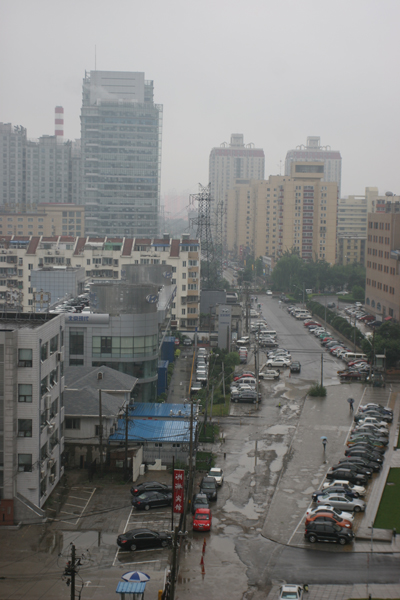
#> input picture wu.png, 400 x 600 px
$ jupyter execute homework5.ipynb   (older library calls are emulated)
#> lines starting #> are read from the running program, lines starting #| are printed output that depends on the picture
### homework5：（第4章）复现算法，并使用一些带雾图片，检验复现的效果。K. He, J. Sun and X. Tang, "Single Image Haze Removal Using Dark Channel Prior," in IEEE Transactions on Pattern Analysis and Machine Intelligence, vol. 33, no. 12, pp. 2341-2353, Dec. 2011, doi: 10.1109/TPAMI.2010.168.

[cell 1]
import cv2;
import math;
import numpy as np;
import matplotlib.pyplot as plt

[cell 2]
def darkchannel(im,sz):    #暗通道：min窗口{min_c{Ic}}
    dc=np.min(im,2)  #暗图
    DC = cv2.erode(dc,np.ones((sz,sz)))  #最小值滤波得到暗通道图，r是窗口半径
    return DC

[cell 3]
def Alight1(im,DC):  #大气光成分A：借助暗通道，从有雾图中取值
    #1.暗通道中按照亮度的大小取前0.1%的像素的位置；
    [h,w] = im.shape[:2]
    sz = h*w
    n = int(max(math.floor(sz/1000),1))
    DCv = DC.reshape(sz);
    imv = im.reshape(sz,3);
    ind = (DCv.argsort())[sz-n::];  #从小到大排序后的索引值,取后num个值的位置

    #在原始有雾图像中寻找对应的最亮的值
    A = np.zeros([1,3])
    A[0][0] = np.max(imv[ind][0])
    A[0][1] = np.max(imv[ind][1])
    A[0][2] = np.max(imv[ind][2])

    return A

[cell 4]
def Alight2(im,DC):  #大气光成分A：借助暗通道，从有雾图中取值
    #1.暗通道中按照亮度的大小取前0.1%的像素的位置；
    [h,w] = im.shape[:2]
    sz = h*w
    n = int(max(math.floor(sz/1000),1))
    DCv = DC.reshape(sz);
    imv = im.reshape(sz,3);
    ind = (DCv.argsort())[sz-n::];  #从小到大排序后的索引值,取后num个值的位置

    #2，在原始有雾图像中寻找对应的值,取均值
    A = np.zeros([1,3])
    for i in range(1,n):
       A = A + imv[ind[i]]
    A = A / n;

    return A

[cell 5]
def Alight3(im):  #大气光成分A :照亮度的大小取前0.1%的像素的平均值
    mean_perpix = np.mean(im, axis = 2).reshape(-1)
    mean_topper = mean_perpix[:int(im.shape[0] * im.shape[1] * 0.001)]
    A = np.ones([1,3])*np.mean(mean_topper)
    return A

[cell 6]
def Transmittanceestimate(im,A,sz): #透射率：
    w = 0.95;
    img = np.zeros(im.shape);
    for ind in range(0,3):
        img[:,:,ind] = im[:,:,ind]/A[0,ind]

    t = 1 - w*darkchannel(img,sz); #t=1-w*min窗口{min_c{Ic/Ac}}
    return t

[cell 7]
def Guidedfilter(im_gray,p,r,eps):  #引导滤波(I-灰度图/255;p-t)
    im=im_gray
    mean_I = cv2.boxFilter(im,cv2.CV_64F,(r,r));
    mean_p = cv2.boxFilter(p, cv2.CV_64F,(r,r));
    mean_II = cv2.boxFilter(im*im,cv2.CV_64F,(r,r));
    mean_Ip = cv2.boxFilter(im*p,cv2.CV_64F,(r,r));

    var_I   = mean_II - mean_I*mean_I;
    cov_Ip = mean_Ip - mean_I*mean_p;

    a = cov_Ip/(var_I + eps);
    b = mean_p - a*mean_I;

    mean_a = cv2.boxFilter(a,cv2.CV_64F,(r,r));
    mean_b = cv2.boxFilter(b,cv2.CV_64F,(r,r));

    q = mean_a*im + mean_b;
    return q;

[cell 8]
def Recover(im,t,A,tx):  #去雾图J=(I-A)/max(t,t0)+A
    J = np.zeros(im.shape);
    t = cv2.max(t,tx);

    for ind in range(0,3):
        J[:,:,ind] = (im[:,:,ind]-A[0,ind])/t + A[0,ind]

    return J

[cell 9]
I = cv2.imread('./wu.png')
#> I is the input picture: shape (600, 400, 3); mean B, G, R 124.4, 125.7, 125.5
im = I.astype('float64')/255
im_gray= cv2.cvtColor(I, cv2.COLOR_BGR2GRAY).astype('float64')/255

DC = darkchannel(im,15); #暗通道
#> in darkchannel, `DC = cv2.erode(dc,np.ones((sz,sz)))`:
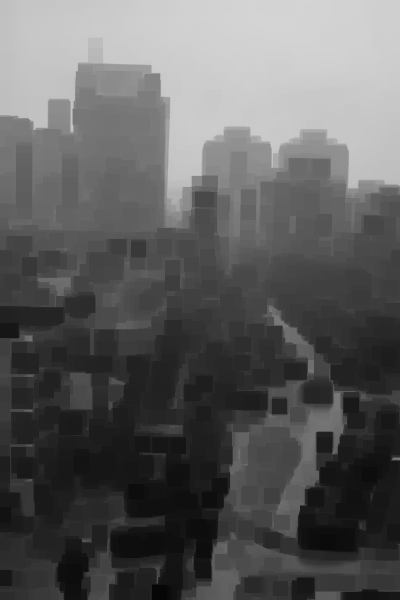
#> DC: shape (600, 400) float64; min 0.0235, max 0.831, mean 0.368
A1 = Alight1(im,DC);  #大气光成分A
#> in Alight1, `ind = (DCv.argsort())[sz-n::];`: ind = 240 values, max 12696 at index 106, min 647 at index 152, mean 7234.3
#> A1 = [[0.843, 0.843, 0.843]]
A2 = Alight2(im,DC);
#> the loop in Alight2, `for i in range(1,n):` made 239 passes
#> A on passes 1 to 3: [[0.843, 0.831, 0.839]], [[1.69, 1.66, 1.68]], [[2.53, 2.49, 2.52]]
#> after the loop in Alight2, `for i in range(1,n):`: A = [[201.5, 199.5, 199.7]]
#> in Alight2, `A = A / n;`: A = [[0.839, 0.831, 0.832]]
#> A2 = [[0.839, 0.831, 0.832]]
A3 = Alight3(im);
#> in Alight3, `mean_topper = mean_perpix[:int(im.shape[0] * im.shape[1] * 0.001)]`: mean_topper = 240 values, max 0.838 at index 224, min 0.761 at index 2, mean 0.803
#> in Alight3, `A = np.ones([1,3])*np.mean(mean_topper)`: A = [[0.803, 0.803, 0.803]]
#> A3 = [[0.803, 0.803, 0.803]]
te1 = Transmittanceestimate(im,A1,15);  #根据A1的透射率t估计值
#> after the loop in Transmittanceestimate, `for ind in range(0,3):`:
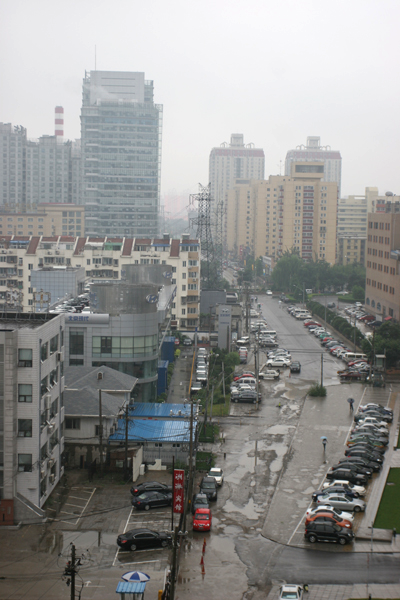
#> img: shape (600, 400, 3) float64; mean B, G, R 0.579, 0.585, 0.584; drawn with min black and max white
te2 = Transmittanceestimate(im,A2,15);  #A2的透射率t估计值
te3 = Transmittanceestimate(im,A3,15);  #A2的透射率t估计值
t1 = Guidedfilter(im_gray,te1,20,0.0001);  #用引导滤波获得更加完善的t1
#> in Guidedfilter, `mean_II = cv2.boxFilter(im*im,cv2.CV_64F,(r,r));`:
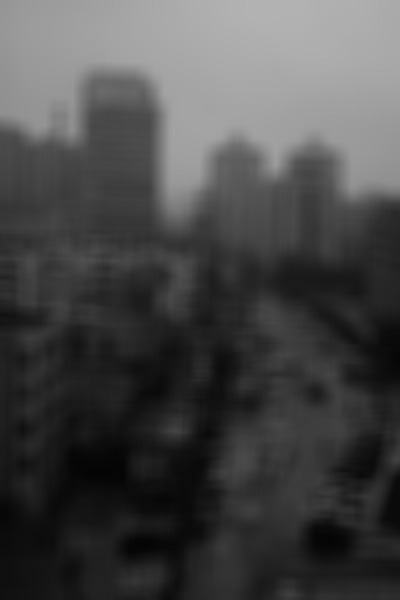
#> mean_II: shape (600, 400) float64; min 0.0165, max 0.7, mean 0.286
#> in Guidedfilter, `var_I   = mean_II - mean_I*mean_I;`:
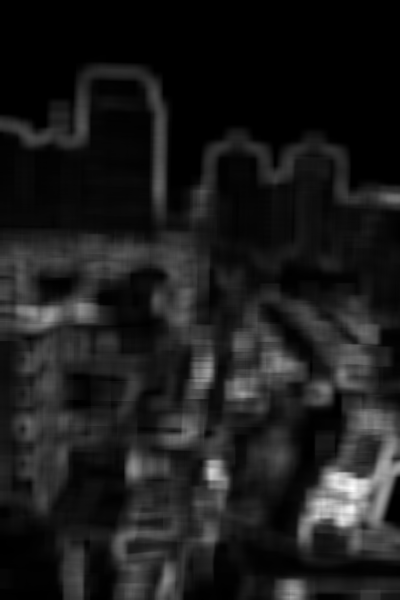
#> var_I: shape (600, 400) float64; min 2.64e-07, max 0.0408, mean 0.00453; drawn with min black and max white
#> in Guidedfilter, `a = cov_Ip/(var_I + eps);`:
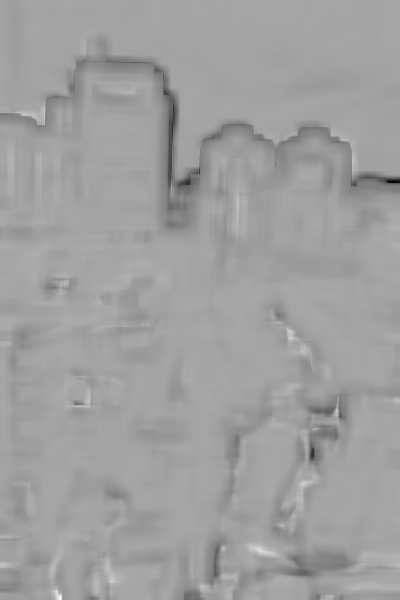
#> a: shape (600, 400) float64; min -4.79, max 2.59, mean -0.167; drawn with min black and max white
#> in Guidedfilter, `b = mean_p - a*mean_I;`:
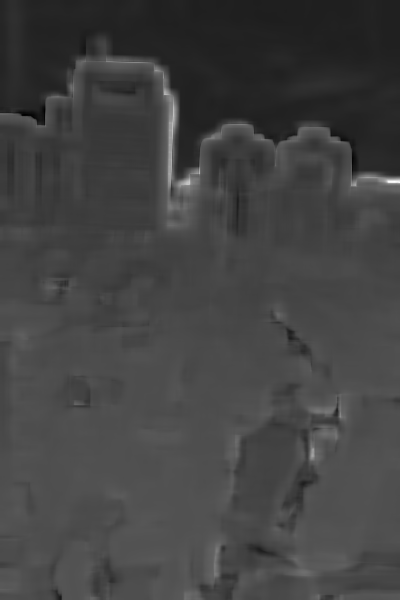
#> b: shape (600, 400) float64; min -0.463, max 3.87, mean 0.675; drawn with min black and max white
#> in Guidedfilter, `mean_a = cv2.boxFilter(a,cv2.CV_64F,(r,r));`:
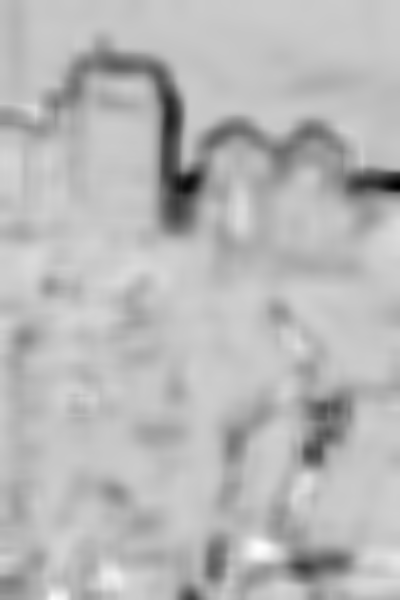
#> mean_a: shape (600, 400) float64; min -1.75, max 0.445, mean -0.167; drawn with min black and max white
#> in Guidedfilter, `mean_b = cv2.boxFilter(b,cv2.CV_64F,(r,r));`:
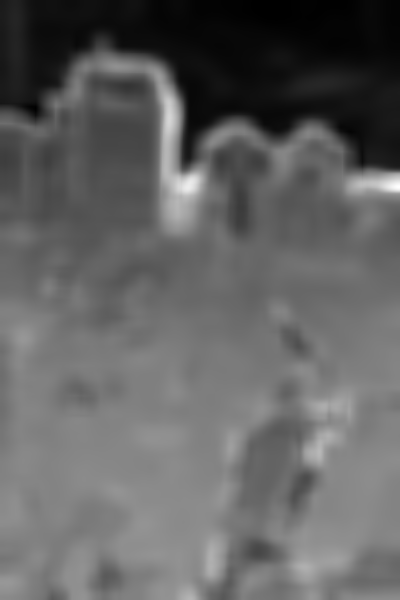
#> mean_b: shape (600, 400) float64; min 0.0628, max 1.65, mean 0.674; drawn with min black and max white
t2 = Guidedfilter(im_gray,te2,20,0.0001);  #用引导滤波获得更加完善的t2
t3 = Guidedfilter(im_gray,te3,20,0.0001);  #用引导滤波获得更加完善的t3
J1 = Recover(im,t1,A1,0.25);  #去雾图J
#> after the loop in Recover, `for ind in range(0,3):`:
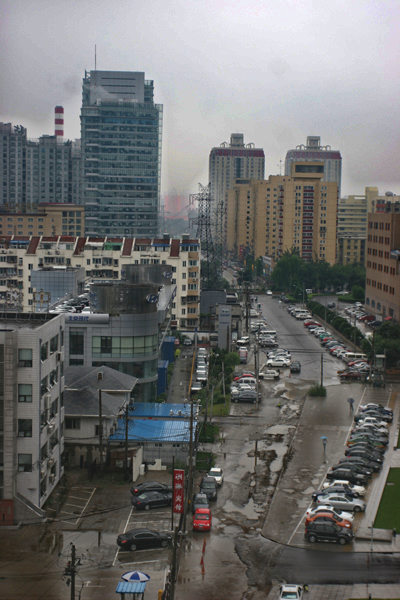
#> J: shape (600, 400, 3) float64; mean B, G, R 0.335, 0.337, 0.335; drawn with min black and max white
J2 = Recover(im,t2,A2,0.25);
#> call 2 of Recover, with A = array of shape (1, 3), tx = 0.25
#> in Recover (call 2), `t = cv2.max(t,tx);`:
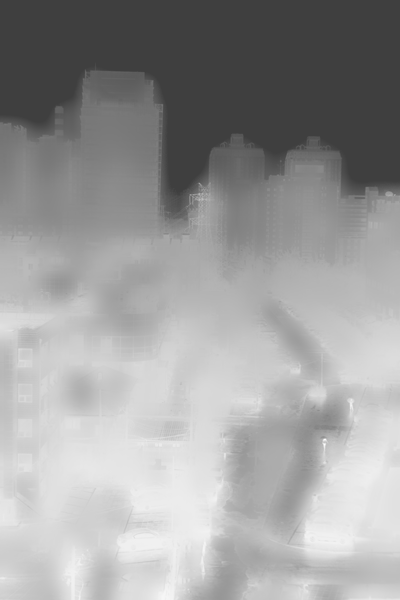
#> t: shape (600, 400) float64; min 0.25, max 1, mean 0.61
J3 = Recover(im,t3,A3,0.25);
J4 = Recover(im,t3,A3,0.1);
